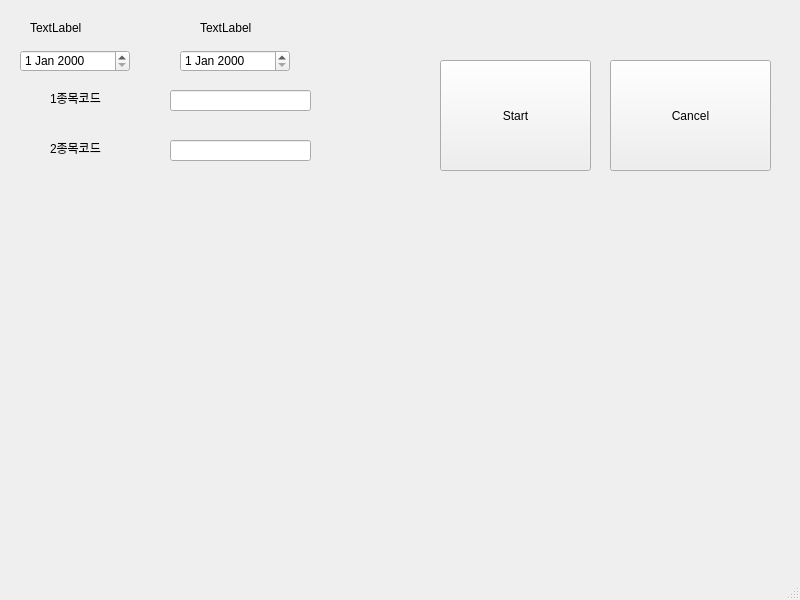
<?xml version="1.0" encoding="UTF-8"?>
<ui version="4.0">
 <class>MainWindow</class>
 <widget class="QMainWindow" name="MainWindow">
  <property name="geometry">
   <rect>
    <x>0</x>
    <y>0</y>
    <width>800</width>
    <height>600</height>
   </rect>
  </property>
  <property name="windowTitle">
   <string>MainWindow</string>
  </property>
  <widget class="QWidget" name="centralwidget">
   <widget class="QPushButton" name="btn_start">
    <property name="geometry">
     <rect>
      <x>440</x>
      <y>60</y>
      <width>151</width>
      <height>111</height>
     </rect>
    </property>
    <property name="text">
     <string>Start</string>
    </property>
   </widget>
   <widget class="QPushButton" name="btn_cancel">
    <property name="geometry">
     <rect>
      <x>610</x>
      <y>60</y>
      <width>161</width>
      <height>111</height>
     </rect>
    </property>
    <property name="text">
     <string>Cancel</string>
    </property>
   </widget>
   <widget class="QWidget" name="widget" native="true">
    <property name="geometry">
     <rect>
      <x>80</x>
      <y>249</y>
      <width>291</width>
      <height>221</height>
     </rect>
    </property>
   </widget>
   <widget class="QLabel" name="label">
    <property name="geometry">
     <rect>
      <x>30</x>
      <y>20</y>
      <width>64</width>
      <height>15</height>
     </rect>
    </property>
    <property name="text">
     <string>TextLabel</string>
    </property>
   </widget>
   <widget class="QDateEdit" name="dateEdit">
    <property name="geometry">
     <rect>
      <x>20</x>
      <y>50</y>
      <width>110</width>
      <height>22</height>
     </rect>
    </property>
   </widget>
   <widget class="QLabel" name="label_2">
    <property name="geometry">
     <rect>
      <x>200</x>
      <y>20</y>
      <width>64</width>
      <height>15</height>
     </rect>
    </property>
    <property name="text">
     <string>TextLabel</string>
    </property>
   </widget>
   <widget class="QDateEdit" name="dateEdit_2">
    <property name="geometry">
     <rect>
      <x>180</x>
      <y>50</y>
      <width>110</width>
      <height>22</height>
     </rect>
    </property>
   </widget>
   <widget class="QLineEdit" name="lineEdit_1">
    <property name="geometry">
     <rect>
      <x>170</x>
      <y>90</y>
      <width>141</width>
      <height>21</height>
     </rect>
    </property>
   </widget>
   <widget class="QLineEdit" name="lineEdit_2">
    <property name="geometry">
     <rect>
      <x>170</x>
      <y>140</y>
      <width>141</width>
      <height>21</height>
     </rect>
    </property>
   </widget>
   <widget class="QLabel" name="label_3">
    <property name="geometry">
     <rect>
      <x>50</x>
      <y>90</y>
      <width>64</width>
      <height>15</height>
     </rect>
    </property>
    <property name="text">
     <string>1종목코드</string>
    </property>
   </widget>
   <widget class="QLabel" name="label_4">
    <property name="geometry">
     <rect>
      <x>50</x>
      <y>140</y>
      <width>64</width>
      <height>15</height>
     </rect>
    </property>
    <property name="text">
     <string>2종목코드</string>
    </property>
   </widget>
  </widget>
  <widget class="QMenuBar" name="menubar">
   <property name="geometry">
    <rect>
     <x>0</x>
     <y>0</y>
     <width>800</width>
     <height>26</height>
    </rect>
   </property>
  </widget>
  <widget class="QStatusBar" name="statusbar"/>
 </widget>
 <resources/>
 <connections/>
</ui>
